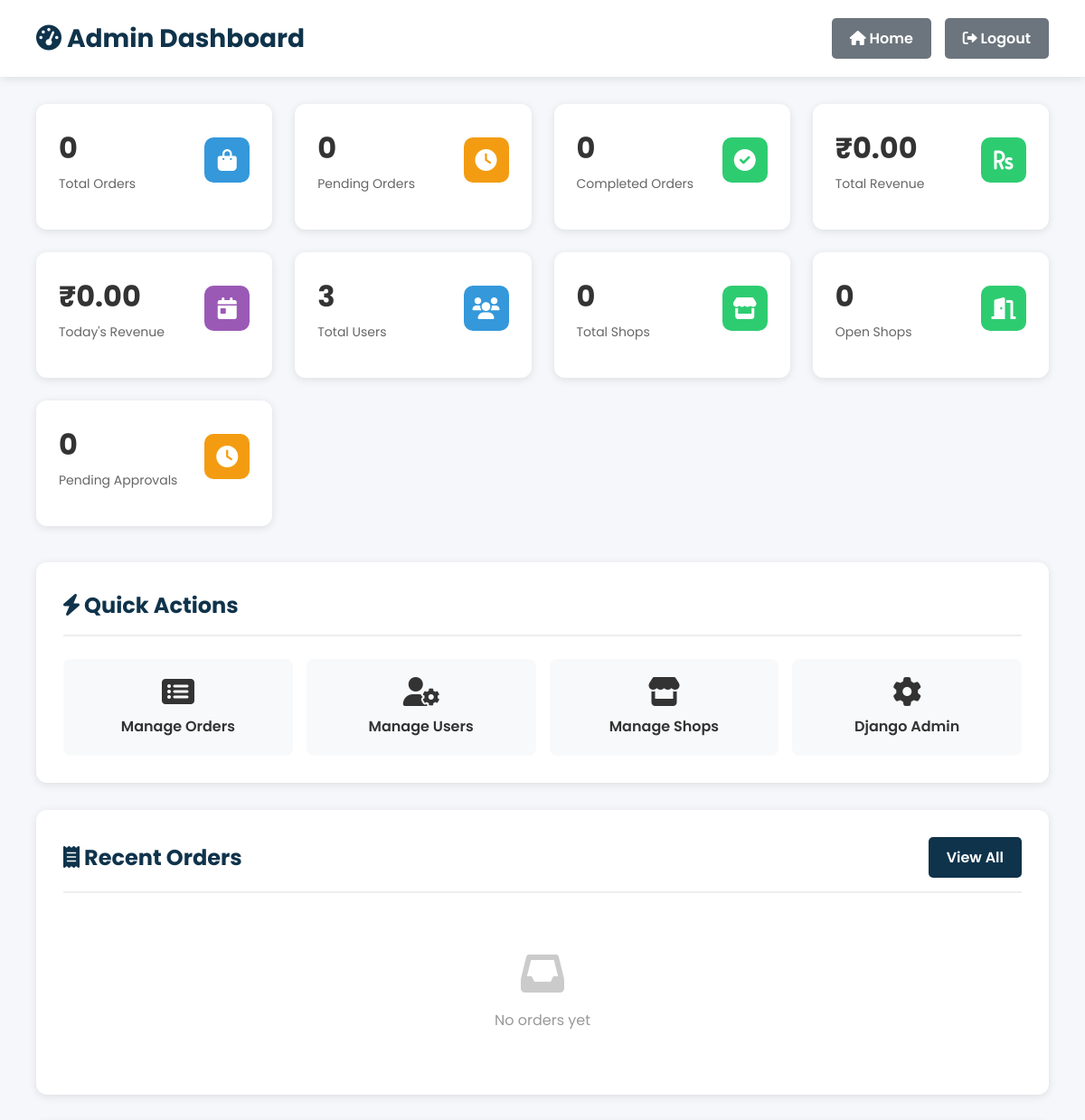
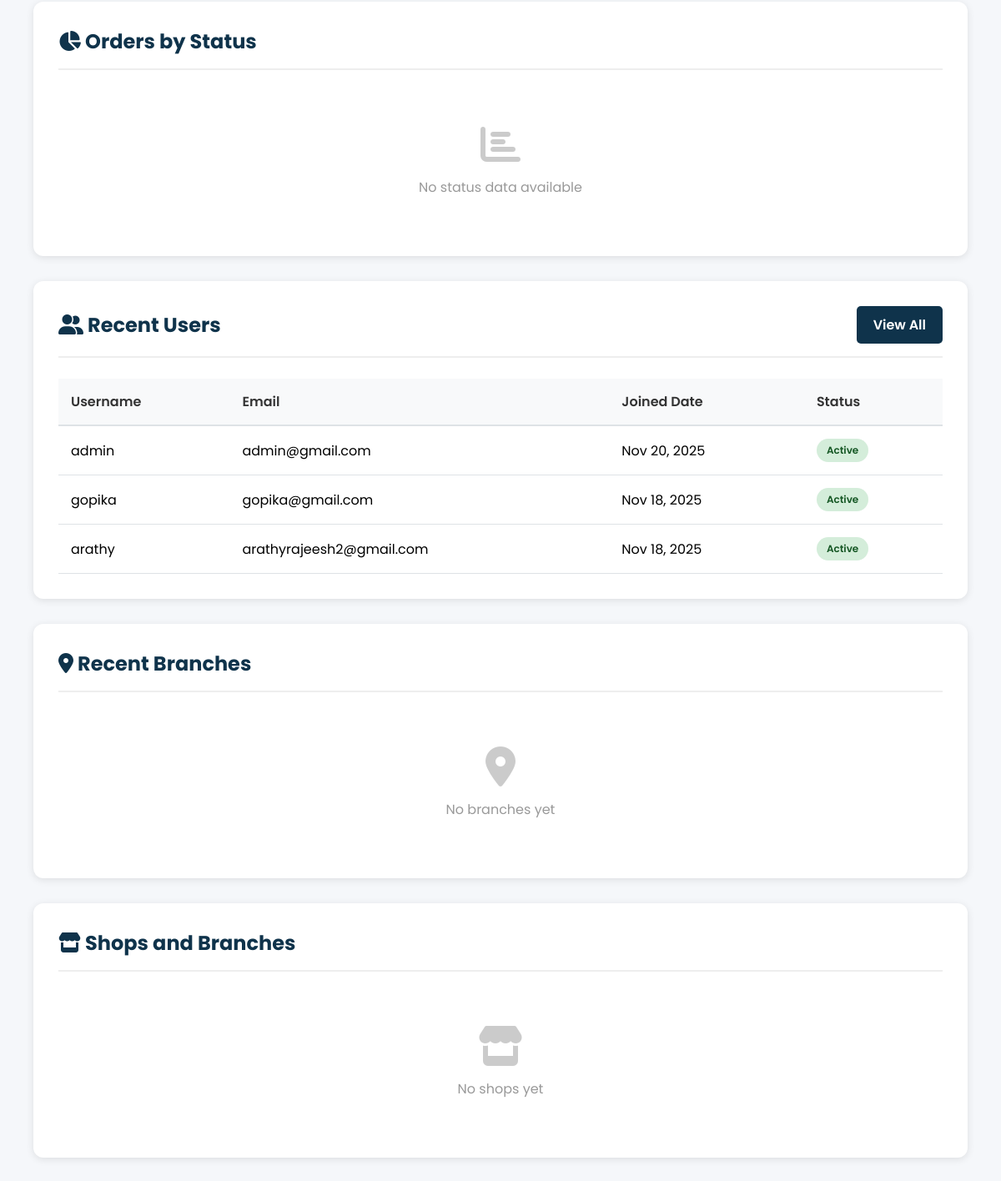
Before: /admin-dashboard/ (signed in) with the older database file (2 pictures, top to bottom).
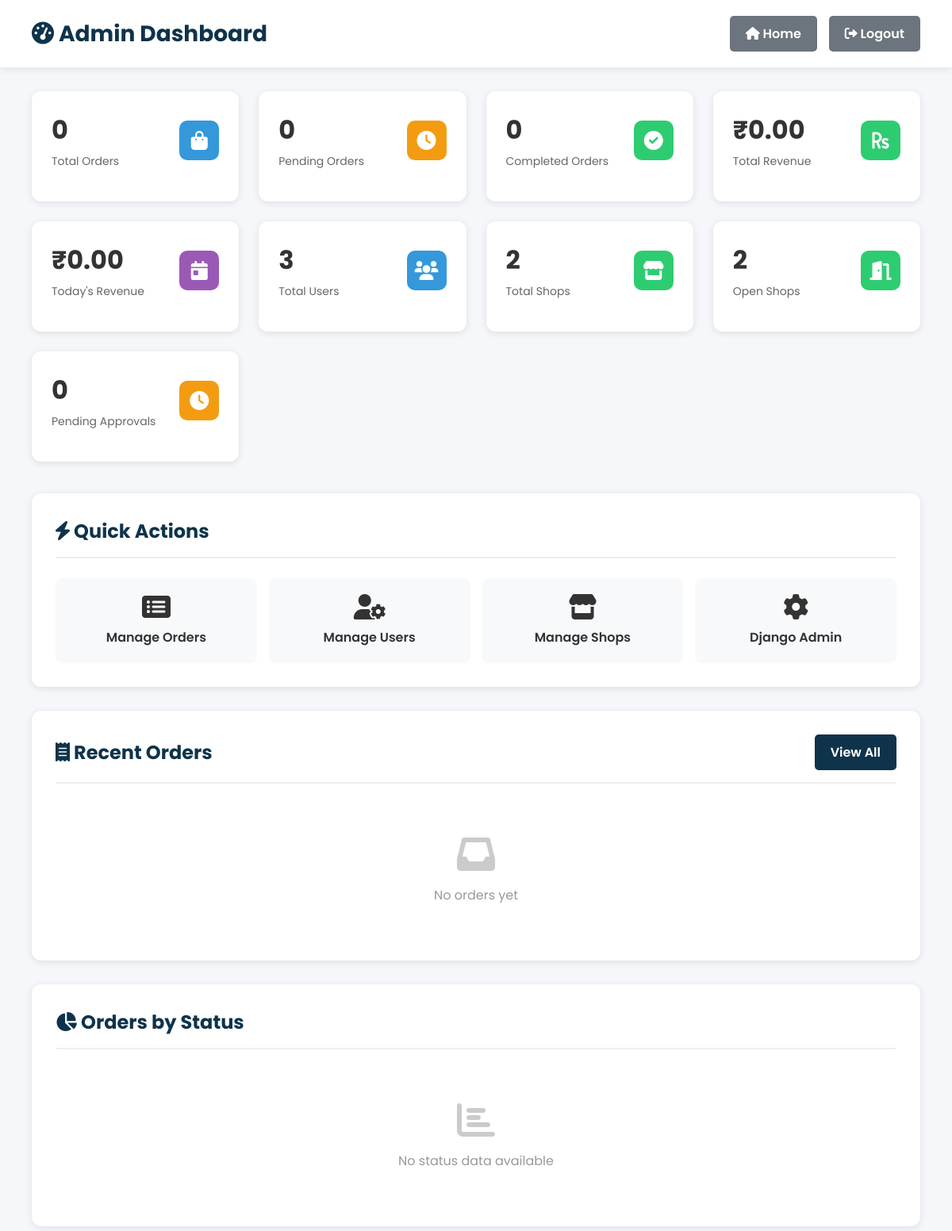
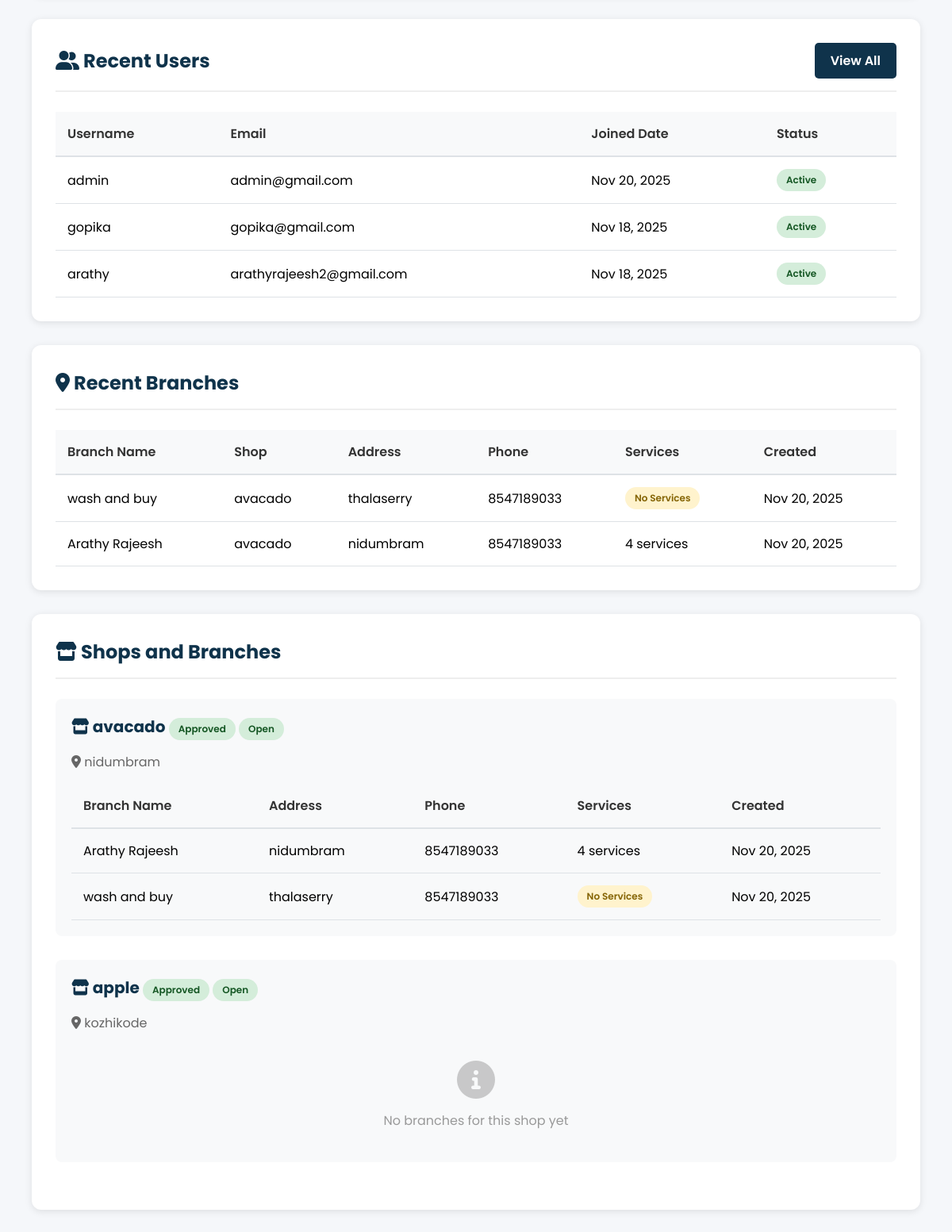
After: the same page with the newer database file (2 pictures, top to bottom).
### shop/models.py (models this page shows, shortened)
class Branch(models.Model):
    shop = models.ForeignKey(LaundryShop, on_delete=models.CASCADE, related_name='branches')
    name = models.CharField(max_length=150)
    address = models.TextField()
    phone = models.CharField(max_length=50, blank=True, null=True)
    created_at = models.DateTimeField(auto_now_add=True)
    class Meta:
        unique_together = ('shop', 'name')
        ordering = ['name']

class LaundryShop(models.Model):
    name = models.CharField(max_length=100, unique=True)
    email = models.EmailField(unique=True)
    password = models.CharField(max_length=128)
    address = models.TextField()
    city = models.CharField(max_length=100, blank=True, null=True)
    latitude = models.CharField(max_length=100, blank=True, null=True)
    longitude = models.CharField(max_length=100, blank=True, null=True)
    is_open = models.BooleanField(default=True)
    is_approved = models.BooleanField(default=False)
    phone = models.CharField(max_length=15)
    image = models.ImageField(upload_to="shops/", blank=True, null=True)
    created_at = models.DateTimeField(auto_now_add=True)

### shop/views.py (the view)
# urls.py: path("admin-dashboard/", views.admin_dashboard, name="admin_dashboard"),
@login_required
@user_passes_test(is_staff_user, login_url='login')
def admin_dashboard(request):
    total_orders = Order.objects.count()
    pending_orders = Order.objects.filter(cloth_status="Pending").count()
    completed_orders = Order.objects.filter(cloth_status="Completed").count()
    washing_orders = Order.objects.filter(cloth_status="Washing").count()
    ready_orders = Order.objects.filter(cloth_status="Ready").count()
    total_revenue = Order.objects.aggregate(total=Sum('amount'))['total'] or 0
    today_revenue = Order.objects.filter(
        created_at__date=datetime.now().date()
    ).aggregate(total=Sum('amount'))['total'] or 0
    total_users = User.objects.count()
    new_users_today = User.objects.filter(
        date_joined__date=datetime.now().date()
    ).count()
    total_shops = LaundryShop.objects.count()
    open_shops = LaundryShop.objects.filter(is_open=True).count()
    pending_approvals = LaundryShop.objects.filter(is_approved=False).count()
    recent_orders = Order.objects.select_related('user', 'shop').order_by('-created_at')[:10]
    orders_by_status = Order.objects.values('cloth_status').annotate(count=Count('id')).order_by('cloth_status')
    recent_users = User.objects.order_by('-date_joined')[:5]
    total_branches = Branch.objects.count()
    recent_branches = Branch.objects.select_related('shop').order_by('-created_at')[:10]
    shops_with_branches = LaundryShop.objects.prefetch_related('branches').all()
    context = {
        'total_orders': total_orders,
        'pending_orders': pending_orders,
        'completed_orders': completed_orders,
        'washing_orders': washing_orders,
        'ready_orders': ready_orders,
        'total_revenue': total_revenue,
        'today_revenue': today_revenue,
        'total_users': total_users,
        'new_users_today': new_users_today,
        'total_shops': total_shops,
        'open_shops': open_shops,
        'pending_approvals': pending_approvals,
        'total_branches': total_branches,
        'recent_orders': recent_orders,
        'orders_by_status': orders_by_status,
        'recent_users': recent_users,
        'recent_branches': recent_branches,
        'all_shops': LaundryShop.objects.all(),
        'shops_with_branches': shops_with_branches,
    }
    return render(request, 'admin_dashboard.html', context)

### shop/views.py (called while the page is built)
def is_staff_user(user):
    return user.is_authenticated and (user.is_staff or user.is_superuser)

### shop/templates/admin_dashboard.html (shortened to what the changed rows need)
{% load static %}
<!DOCTYPE html>
<html lang="en">
<head>
    <link rel="stylesheet" href="https://cdnjs.cloudflare.com/ajax/libs/font-awesome/6.0.0-beta3/css/all.min.css">
</head>
<body>
    <div class="admin-header">
        <h1><i class="fas fa-tachometer-alt"></i> Admin Dashboard</h1>
    </div>
    <div class="admin-container">
        <div class="stats-grid">
            <div class="stat-card">
                <div class="stat-card-header">
                    <div>
                        <div class="stat-card-value">{{ total_shops }}</div>
                        <div class="stat-card-label">Total Shops</div>
                    </div>
                </div>
            </div>
            <div class="stat-card">
                <div class="stat-card-header">
                    <div>
                        <div class="stat-card-value">{{ open_shops }}</div>
                        <div class="stat-card-label">Open Shops</div>
                    </div>
                </div>
            </div>
        </div>
        <div class="dashboard-section">
            <div class="section-header">
                <h2><i class="fas fa-bolt"></i> Quick Actions</h2>
            </div>
        </div>
        <div class="dashboard-section">
            <div class="section-header">
                <h2><i class="fas fa-receipt"></i> Recent Orders</h2>
            </div>
        </div>
        <div class="dashboard-section">
            <div class="section-header">
                <h2><i class="fas fa-chart-pie"></i> Orders by Status</h2>
            </div>
        </div>
        <div class="dashboard-section">
            <div class="section-header">
                <h2><i class="fas fa-user-friends"></i> Recent Users</h2>
            </div>
            {% if recent_users %}
            <table class="data-table">
                <thead>
                    <tr>
                        <th>Username</th>
                        <th>Email</th>
                        <th>Joined Date</th>
                        <th>Status</th>
                    </tr>
                </thead>
                <tbody>
                    {% for user in recent_users %}
                    <tr>
                        <td>{{ user.username }}</td>
                        <td>{{ user.email }}</td>
                        <td>{{ user.date_joined|date:"M d, Y" }}</td>
                        <td>
                            {% if user.is_active %}
                            <span class="status-badge status-completed">Active</span>
                            {% else %}
                            <span class="status-badge status-pending">Inactive</span>
                            {% endif %}
                        </td>
                    </tr>
                    {% endfor %}
                </tbody>
            </table>
            {% else %}
            <div class="empty-state">
                <i class="fas fa-users"></i>
                <p>No users yet</p>
            </div>
            {% endif %}
        </div>
        <div class="dashboard-section">
            <div class="section-header">
                <h2><i class="fas fa-map-marker-alt"></i> Recent Branches</h2>
            </div>
            {% if recent_branches %}
            <table class="data-table">
                <thead>
                    <tr>
                        <th>Branch Name</th>
                        <th>Shop</th>
                        <th>Address</th>
                        <th>Phone</th>
                        <th>Services</th>
                        <th>Created</th>
                    </tr>
                </thead>
                <tbody>
                    {% for branch in recent_branches %}
                    <tr>
                        <td>{{ branch.name }}</td>
                        <td>{{ branch.shop.name }}</td>
                        <td>{{ branch.address|truncatechars:30 }}</td>
                        <td>{{ branch.phone|default:"N/A" }}</td>
                        <td>
                            {% if branch.services.all %}
                                {{ branch.services.count }} service{{ branch.services.count|pluralize }}
                            {% else %}
                                <span class="status-badge status-pending">No Services</span>
                            {% endif %}
                        </td>
                        <td>{{ branch.created_at|date:"M d, Y" }}</td>
                    </tr>
                    {% endfor %}
                </tbody>
            </table>
            {% else %}
            <div class="empty-state">
                <i class="fas fa-map-marker-alt"></i>
                <p>No branches yet</p>
            </div>
            {% endif %}
        </div>
        <div class="dashboard-section">
            <div class="section-header">
                <h2><i class="fas fa-store"></i> Shops and Branches</h2>
            </div>
            {% if shops_with_branches %}
                {% for shop in shops_with_branches %}
                <div class="shop-section" style="margin-bottom: 30px; padding: 20px; background: #f8f9fa; border-radius: 8px;">
                    <h3 style="color: var(--primary-color); margin-bottom: 15px; font-size: 20px;">
                        <i class="fas fa-store"></i> {{ shop.name }}
                        {% if shop.is_approved %}
                            <span class="status-badge status-completed">Approved</span>
                        {% else %}
                            <span class="status-badge status-pending">Pending Approval</span>
                        {% endif %}
                        {% if shop.is_open %}
                            <span class="status-badge status-completed">Open</span>
                        {% else %}
                            <span class="status-badge status-pending">Closed</span>
                        {% endif %}
                    </h3>
                    <p style="color: #666; margin-bottom: 15px;"><i class="fas fa-map-marker-alt"></i> {{ shop.address }}</p>
                    {% if shop.is_approved %}
                        {% if shop.branches.all %}
                            <table class="data-table" style="margin-top: 15px;">
                                <thead>
                                    <tr>
                                        <th>Branch Name</th>
                                        <th>Address</th>
                                        <th>Phone</th>
                                        <th>Services</th>
                                        <th>Created</th>
                                    </tr>
                                </thead>
                                <tbody>
                                    {% for branch in shop.branches.all %}
                                    <tr>
                                        <td>{{ branch.name }}</td>
                                        <td>{{ branch.address|truncatechars:40 }}</td>
                                        <td>{{ branch.phone|default:"N/A" }}</td>
                                        <td>
                                            {% if branch.services.all %}
                                                {{ branch.services.count }} service{{ branch.services.count|pluralize }}
                                            {% else %}
                                                <span class="status-badge status-pending">No Services</span>
                                            {% endif %}
                                        </td>
                                        <td>{{ branch.created_at|date:"M d, Y" }}</td>
                                    </tr>
                                    {% endfor %}
                                </tbody>
                            </table>
                        {% else %}
                            <div class="empty-state" style="padding: 20px; text-align: center;">
                                <i class="fas fa-info-circle"></i>
                                <p>No branches for this shop yet</p>
                            </div>
                        {% endif %}
                    {% else %}
                        <div class="empty-state" style="padding: 20px; text-align: center;">
                            <i class="fas fa-clock"></i>
                            <p>Shop is pending approval. Branches will be shown once approved.</p>
                        </div>
                    {% endif %}
                </div>
                {% endfor %}
            {% else %}
            <div class="empty-state">
                <i class="fas fa-store"></i>
                <p>No shops yet</p>
            </div>
            {% endif %}
        </div>
    </div>
</body>
</html>

Changed rows visible on the page:
added Branch: name "wash and buy", shop.name "avacado", address "thalaserry", phone "8547189033", shows "No Services", created_at "Nov 20, 2025"
added Branch: name "Arathy Rajeesh", shop.name "avacado", address "nidumbram", phone "8547189033", services.count "4", created_at "Nov 20, 2025"
added LaundryShop: name "avacado", is_approved "Approved", is_open "Open", address "nidumbram"
added LaundryShop: name "apple", is_approved "Approved", is_open "Open", address "kozhikode"
Other visible differences:
{{ total_shops }}: "0" → "2"
{{ open_shops }}: "0" → "2"
text no longer shown: "No branches yet No shops yet"
text now shown: "Branch Name Shop Address Phone Services Created"
